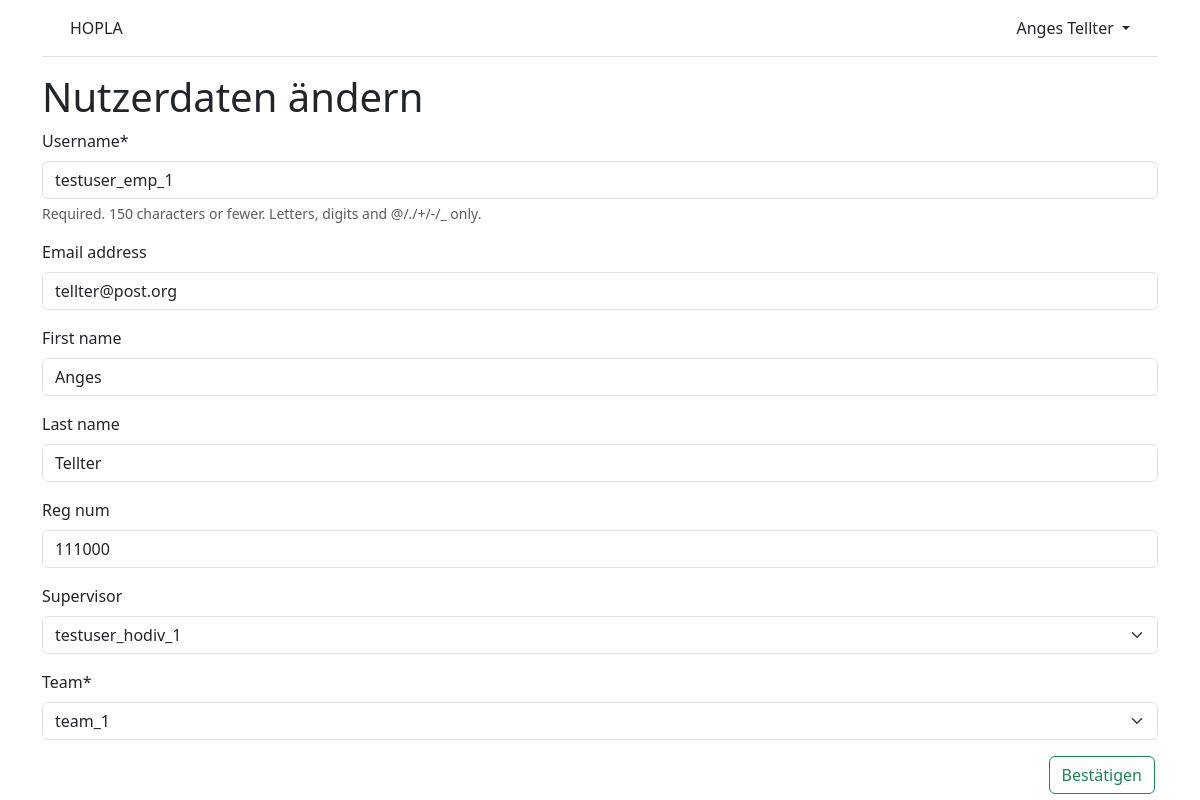
The app's page /accounts/user_info_change/4/ (signed in) with its own data.
### accounts/models.py (models this page shows)
class Employee(AbstractUser):
    reg_num = models.PositiveIntegerField(null=True, blank=True)
    supervisor = models.ForeignKey(
        'self',
        on_delete=models.CASCADE,
        null=True,
        blank=True,
    )
    team = models.ForeignKey(
        "Team",
        on_delete=models.CASCADE,
        null=False,
        blank=False,
    )
    class Role(models.TextChoices):
        HODEP = ("HODep", "head of department")
        HODIV = ("HODiv", "head of division")
        HOT = ("HOT", "head of team")
        EMP = ("Emp", "employee")
    role = models.CharField(
        max_length=5,
        choices=Role.choices,
        default="Emp",
    )

### accounts/views.py (the view)
# urls.py: path("user_info_change/<int:pk>/", UserInfoChangeView.as_view(), name="user_info_change"),
class UserInfoChangeView(LoginRequiredMixin, UserPassesTestMixin, UpdateView):
    model = Employee
    form_class = EmployeeChangeForm
    success_url = reverse_lazy('user_info_change_done')
    template_name = "registration/user_info_change_form.html"
    def test_func(self):
        obj = self.get_object()
        return obj.id == self.request.user.id

### accounts/forms.py
class EmployeeChangeForm(forms.ModelForm):
    class Meta:
        model = Employee
        fields = (
            "username",
            "email",
            "first_name",
            "last_name",
            "reg_num",
            "supervisor",
            "team",
        )

### accounts/models.py (called while the page is built)
    def __str__(self):
        return self.name[:50]

### templates/registration/user_info_change_form.html
{% extends "base.html" %}
{% load crispy_forms_tags %}
{% block content %}
<h1>Nutzerdaten ändern</h1>
<form action="" method="post">{% csrf_token %}
  {{ form|crispy }}
  <button type="submit" class="btn btn-outline-success right">Bestätigen</button>
</form>
{% endblock content %}

### templates/base.html (shortened to what this page needs)
<!DOCTYPE html>
{% load static %}
<html>
<head>
  {% load bootstrap5 %}
  {% bootstrap_css %}
  <link rel="stylesheet" href="{% static 'css/base.css' %}">
</head>
<body>
<div class="container">
  <header class="p-3 mb-3 border-bottom">
    <div class="container">
      <div class="d-flex flex-wrap align-items-center justify-content-center justify-content-lg-start">
        <a class="navbar-brand" href="{% url 'home' %}">HOPLA</a>
        {% if user.is_authenticated %}
        <div class="dropdown text-end">
          <a href="#" class="d-block link-dark text-decoration-none dropdown-toggle"
            id="dropdownUser1" data-bs-toggle="dropdown" aria-expanded="false">
            {{ user.first_name }} {{ user.last_name }}
          </a>
        </div>
        {% else %}
        <div class="text-end">
          <a href="{% url 'login' %}" class="btn btn-outline-primary me-2">
            Log In</a>
          <a href="{% url 'signup' %}" class="btn btn-primary">Sign Up</a>
        </div>
        {% endif %}
      </div>
    </div>
  </header>
  <main>
    {% block content %}
    {% endblock content %}
  </main>
</div>
</body>
</html>

### static/css/base.css (style rules this page uses)
.right { float: right; }
.btn { outline: none; box-shadow: 0 0 0 0; margin-right: 3px; }

### records on screen
Employee: first_name "Anges", last_name "Tellter", username "testuser_emp_1", email "tellter@post.org", reg_num "111000", supervisor "testuser_hodiv_1", team "team_1"
